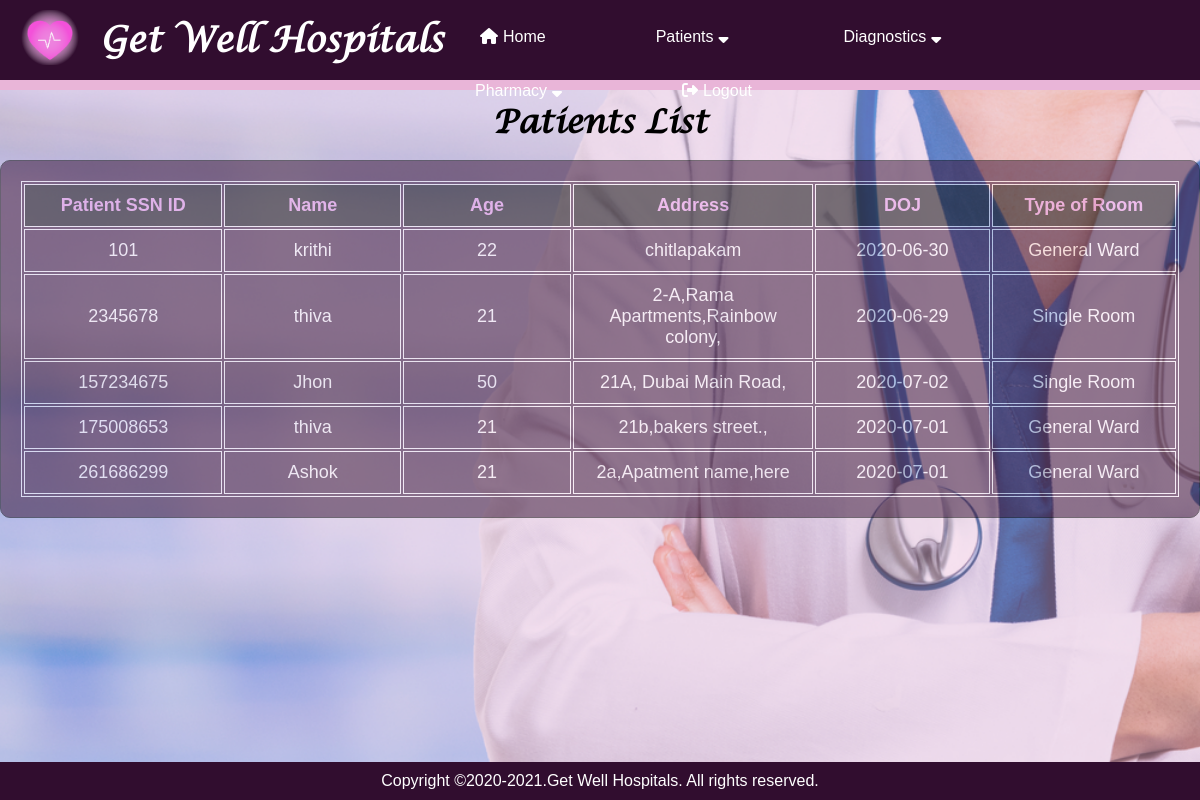
The page /view_patient_screen on the database its author committed.
### application/routes.py (models this page shows)
class Patient(db.Model):
    __tablename__ = 'patients'
    patient_id = Column(Integer, primary_key=True)
    patient_name = Column(String)
    patient_age = Column(Integer)
    date = Column(String)
    type_of_bed = Column(String)
    address = Column(String)
    state = Column(String)
    city = Column(String)

### application/routes.py (the view)
@app.route('/view_patient_screen')
def view_patient_screen():
    patient =  Patient.query.all()
    if patient:
        return render_template("view_patient_screen.html", patient=patient)
    else:
        flash("There is no patient in the database","danger")
        return redirect(url_for("home"))

### application/templates/view_patient_screen.html
{% extends "layout.html" %}
{% block content %}
<h1>Patients List</h1>
<div class="background_table">
  <div style="opacity:inherit 200%;">
<table style="width:100%;">
    <tr style="color: rgb(235, 157, 235);">
      <th>Patient SSN ID</th>
      <th>Name</th>
      <th>Age</th>
      <th>Address</th>
      <th>DOJ</th>
      <th>Type of Room</th>
    </tr>
    {% for member in patient %}
    <tr>
      <td>{{member.patient_id}}</td>
      <td>{{member.patient_name}}</td>
      <td>{{member.patient_age}}</td>
      <td>{{member.address}}</td>
      <td>{{member.date}}</td>
      <td>{{member.type_of_bed}}</td>
    </tr>
    {% endfor %}
  </table>
</div>
</div>
  {% endblock %}

### application/static/css/pages.css (style rules this page uses)
* { padding: 0; margin: 0; text-decoration: none; list-style: none; box-sizing: border-box; }
body { font-family: 'Lucida Calligraphy'; }
body { background: url(/static/images/bg6.png) no-repeat; background-size: cover; background-color: #e9b5d8; background-position: 30% 15% ; }
h1 { text-align: center; padding-top: 100px; }
table { text-align: left; position: relative; opacity: 100%; font-family: 'Franklin Gothic Medium', 'Arial Narrow', Arial, sans-serif; font-size: 18px; }
th { padding: 10px; position: relative; width:300px; opacity: 100%; }
.background_table { background-color: #310d2f; color: white; font-family: 'Franklin Gothic Medium', 'Arial Narrow', Arial, sans-serif;; position: absolute; opacity: 50%; top:20%; border: 1px solid black; padding:20px; margin-bottom: 100px; border-radius: 10px; z-index:-1; }
.background_table table { stroke:10px; border: 1px solid white; }
.background_table table tr { text-align: center; border: 1px solid white; }
.background_table table tr td { text-align: center; padding:10px; border: 1px solid white; }
.background_table table tr th { text-align: center; padding:10px; border: 1px solid white; background-color: black; }

### rows shown on the page
Patient: patient_id "101", patient_name "krithi", patient_age "22", address "chitlapakam", date "2020-06-30", type_of_bed "General Ward"
Patient: patient_id "2345678", patient_name "thiva", patient_age "21", address "2-A,Rama Apartments,Rainbow colony,", date "2020-06-29", type_of_bed "Single Room"
Patient: patient_id "157234675", patient_name "Jhon", patient_age "50", address "21A, Dubai Main Road,", date "2020-07-02", type_of_bed "Single Room"
Patient: patient_id "175008653", patient_name "thiva", patient_age "21", address "21b,bakers street.,", date "2020-07-01", type_of_bed "General Ward"
Patient: patient_id "261686299", patient_name "Ashok", patient_age "21", address "2a,Apatment name,here", date "2020-07-01", type_of_bed "General Ward"
